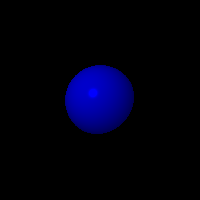

Reproduce this figure in Python.
import matplotlib.pyplot as plt

from camera import *
from raytracer import *

# create a scene
scene = Scene()

# create colors
blue = np.array([0,0,1])
white = np.array([1,1,1])

# add the objects and lights
scene.add_object(Sphere(np.array([0,0,3]),1,Material(blue, 0.3, 0.5, 0.8, 50, 0.5)))
scene.add_light(Spotlight(np.array([1,1,0]),white))

# render and save the png image
plt.imsave('one_sphere.png', raytracer_render(Camera(200,200,1), scene), vmin = 0, vmax = 1,  format='png')